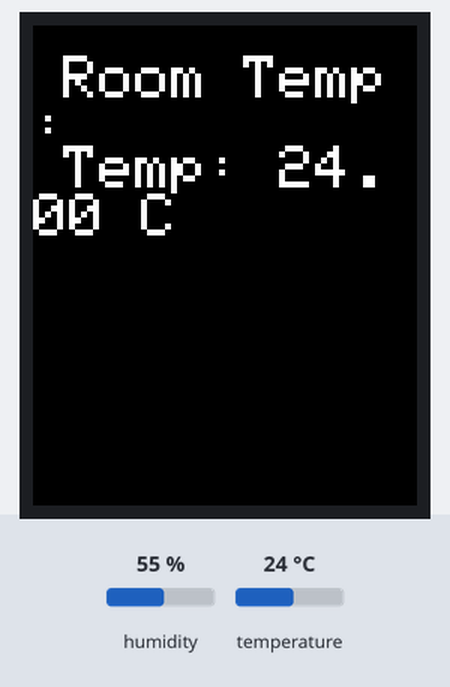
The sketch below on a simulated ESP32. On the bench: 128×160 colour display. The test bench sets the inputs (shaded band); at power-on: temperature 24 °C, humidity 55 %. What the sketch prints to the serial monitor is not drawn.

Above: at 3.3 s.
3.4 s: temperature set to 12 °C
At 4.6 s:
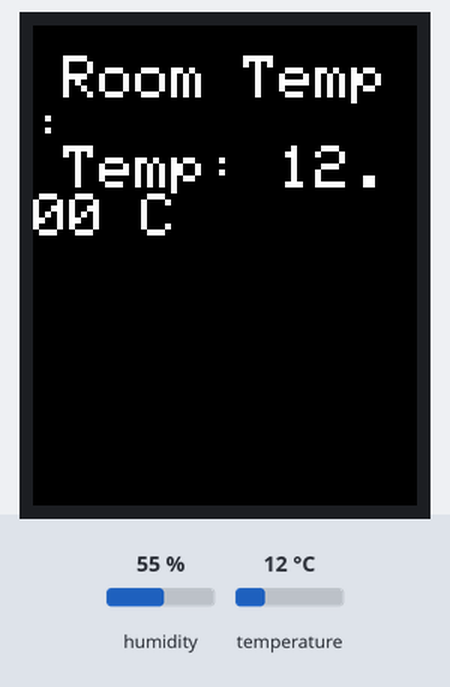
6.1 s: temperature set to 19 °C
At 7.1 s:
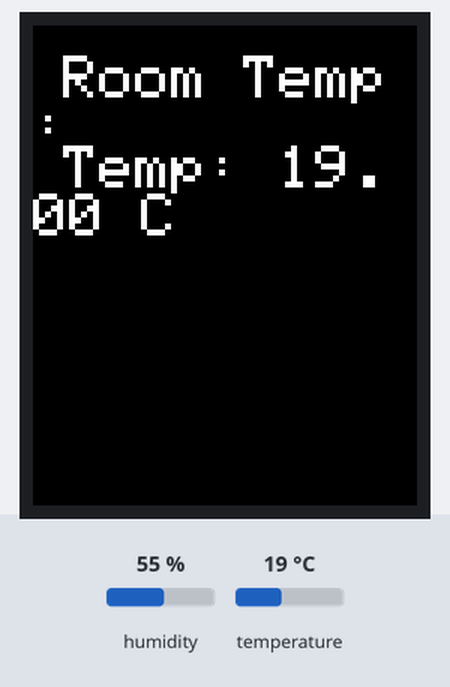
8.8 s: temperature set to 28 °C
At 11.1 s:
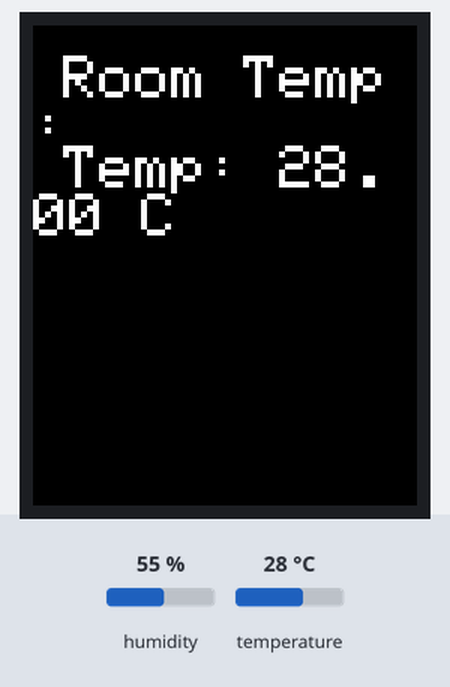
Timing chart, 0 to 12.6 s (numbered marks = the images above; inputs shaded):
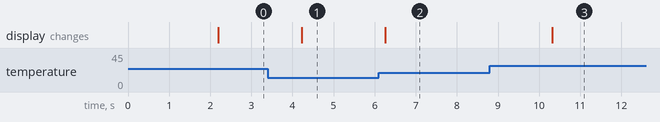

Measured:
- after the input at 3.4 s, the display: changes after 0.83 s (image 1)
- after the input at 6.1 s, the display: changes after 0.16 s (image 2)
- after the input at 8.8 s, the display: changes after 1.5 s (image 3)

The sketch:

lab_8_dht_lcd_temp.ino
```cpp
#include <Adafruit_GFX.h>
#include <Adafruit_ST7735.h>
#include <SPI.h>
#include <DHT.h>

// Define DHT sensor type and pin
#define DHTPIN 26     // Digital pin connected to the DHT sensor
#define DHTTYPE DHT11 // DHT11 or DHT22 depending on the sensor you're using

// SPI LCD pins
#define TFT_CS 5
#define TFT_RST 17
#define TFT_DC 16

// Initialize the DHT sensor and TFT display
DHT dht(DHTPIN, DHTTYPE);
Adafruit_ST7735 tft = Adafruit_ST7735(TFT_CS, TFT_DC, TFT_RST);

void setup()
{
    // Initialize serial communication
    Serial.begin(115200);

    // Initialize the DHT sensor
    dht.begin();

    // Initialize the TFT display
    tft.initR(INITR_BLACKTAB); // For most red-tab TFTs
    tft.fillScreen(ST77XX_BLACK);
    tft.setTextColor(ST77XX_WHITE);
    tft.setTextSize(2);

    // Display a welcome message
    tft.setCursor(10, 10);
    tft.print("Room Temp:");
    delay(2000); // Wait for 2 seconds
}

void loop()
{
    // Read temperature from the DHT sensor
    float temp = dht.readTemperature();

    // Clear previous temperature reading
    tft.fillRect(0, 40, 160, 30, ST77XX_BLACK);

    // Check if the reading was successful
    if (isnan(temp))
    {
        Serial.println("Failed to read from DHT sensor!");
        tft.setCursor(10, 40);
        tft.print("Sensor Error");
    }
    else
    {
        // Print the temperature to the Serial Monitor
        Serial.print("Temperature: ");
        Serial.print(temp);
        Serial.println(" *C");

        // Display the temperature on the TFT
        tft.setCursor(10, 40);
        tft.print("Temp: ");
        tft.print(temp);
        tft.print(" C");
    }

    // Wait for 2 seconds before the next reading
    delay(2000);
}
```
